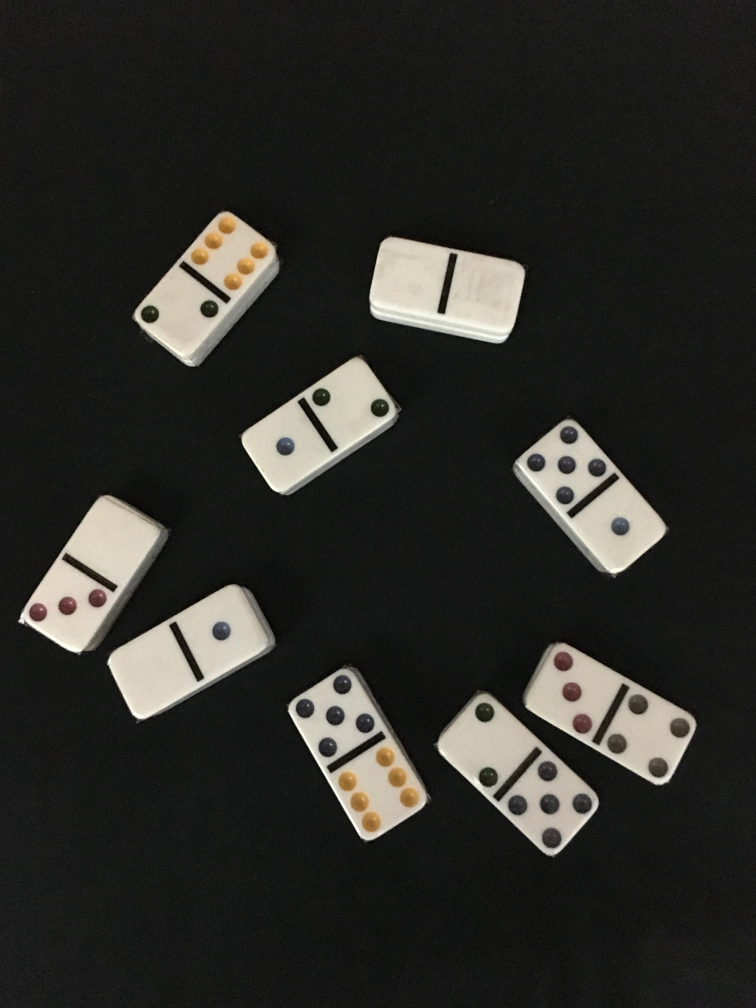
#> input picture images/IMG_6188.jpg, 2268 x 3024 px (shown at 1/3 size); its folder holds only this picture in this run
$ python preprosessing.py   (older library calls are emulated)
#> lines starting #> are read from the running program, lines starting #| are printed output that depends on the picture; after the words box and inside, x2 and y2 are one past the last pixel; in counts of white or black regions, pixels touching at a corner belong together
# -*- coding: utf-8 -*-
"""
Created on Sun Dec  8 15:53:46 2019

@author: anana
"""

import numpy as np
import matplotlib as mpl
import matplotlib.pyplot as plt
import cv2 as cv
import os


# load images
folder  = "images"
images = []
for filename in os.listdir(folder):
    img = cv.imread(os.path.join(folder,filename))
#> img is the input picture: shape (3024, 2268, 3); mean B, G, R 41.4, 44.7, 45.6
    if img is not None:
        images.append(img)
bwImg = []
edgeImg = []
colorImg = []
contoursAll = []
areas = []

# figEdge, axEdge = plt.subplots(5, 6, sharex=True, sharey=True, dpi=300)
# figBw, axBw = plt.subplots(5, 6, sharex=True, sharey=True, dpi=300)
figIm, axIm = plt.subplots(1, 3, dpi = 300)

# preprosessing
contrast = 1.0
for i in range(len(images)):
    img = images[i]
    img = cv.resize(img, (200, 266))
    # change constrast
    img = np.minimum(255*np.ones((266, 200, 3)), img*contrast)
    # make colorfull pixels darker
    pixelStd = np.dstack((2*np.std(img, axis = 2), )*3)
    img = np.maximum(255*np.zeros((266, 200, 3)), img - pixelStd)
    img = np.asarray(img, dtype="uint8" )
    # turn image to grayscale
    bw = cv.cvtColor(img, cv.COLOR_BGR2GRAY)
    # set background to black
    (thres, bw) = cv.threshold(bw, 70, 255, cv.THRESH_TOZERO)
    # canny edge
    edge = cv.Canny(bw, 200, 200)
    # bw = cv.adaptiveThreshold(bw, 255, cv.ADAPTIVE_THRESH_GAUSSIAN_C,\
    #                            cv.THRESH_BINARY,101,2)
    (thres, bw) = cv.threshold(bw,0,255,cv.THRESH_BINARY+cv.THRESH_OTSU)
    (im2, contours, hierarchy) = cv.findContours(bw, cv.RETR_TREE, cv.CHAIN_APPROX_SIMPLE)
    dominoContours = []
    for cont in contours:
        if (cv.contourArea(cont) > 400
            and cv.contourArea(cont) < 1800
            and cv.isContourConvex):
            dominoContours.append(cont)
            areas.append(cv.contourArea(cont))
            rect = cv.minAreaRect(cont)
            box = cv.boxPoints(rect)
            box = np.int0(box)
            cv.drawContours(img,[box],0,(0,0,255),2)
            # check for the color?
    # cv.drawContours(img, dominoContours, -1, (0,200,0), 1)
    bwImg.append(bw)
    edgeImg.append(edge)
    colorImg.append(img)
    contoursAll.append(dominoContours)
#> this loop made 1 pass
#> pass 1, `img = cv.resize(img, (200, 266))`:
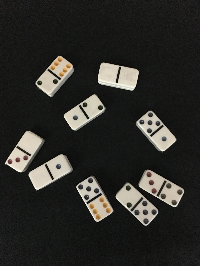
#> img: shape (266, 200, 3); mean B, G, R 41.3, 44.7, 45.5
#> pass 1, `pixelStd = np.dstack((2*np.std(img, axis = 2), )*3)`:
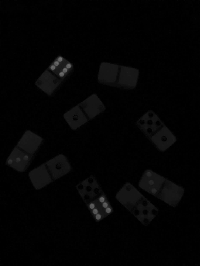
#> pixelStd: shape (266, 200, 3) float64; min 0, max 106.7, mean 4.1
#> pass 1, `img = np.maximum(255*np.zeros((266, 200, 3)), img - pixelStd)`:
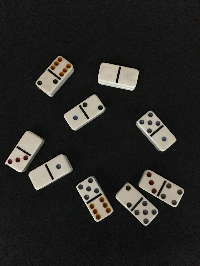
#> img: shape (266, 200, 3) float64; mean B, G, R 37.2, 40.5, 41.4
#> after the loop:
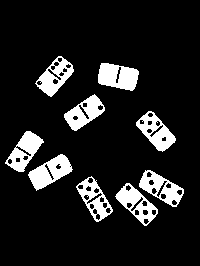
#> bw: shape (266, 200); 12.5% white; 9 white regions, largest, box (x1, y1, x2, y2) and area: (98, 63, 139, 91) 824, (28, 154, 73, 191) 820, (136, 111, 176, 152) 740
#> after the loop:
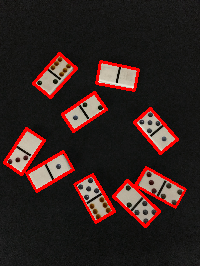
#> img: shape (266, 200, 3); mean B, G, R 32.2, 35, 52.3
#> after the loop, areas = [857, 825.5, 852, 816, 760.5, 816.5, 756.5, 800.5, 803]; bwImg = 1 item; colorImg = 1 item; contoursAll = 1 item; edgeImg = 1 item
    # axBw[i//6, i%6].imshow(bw, cmap='binary')
    # axEdge[i//6, i%6].imshow(edge, cmap='binary')


# display one image on a large axis for further examination
displayID = 11
# axIm[0].imshow(edgeImg[displayID], cmap='binary')
#> (the run stopped early here; a loop or call above may not have finished)

$ run again, on images/IMG_6193.jpg
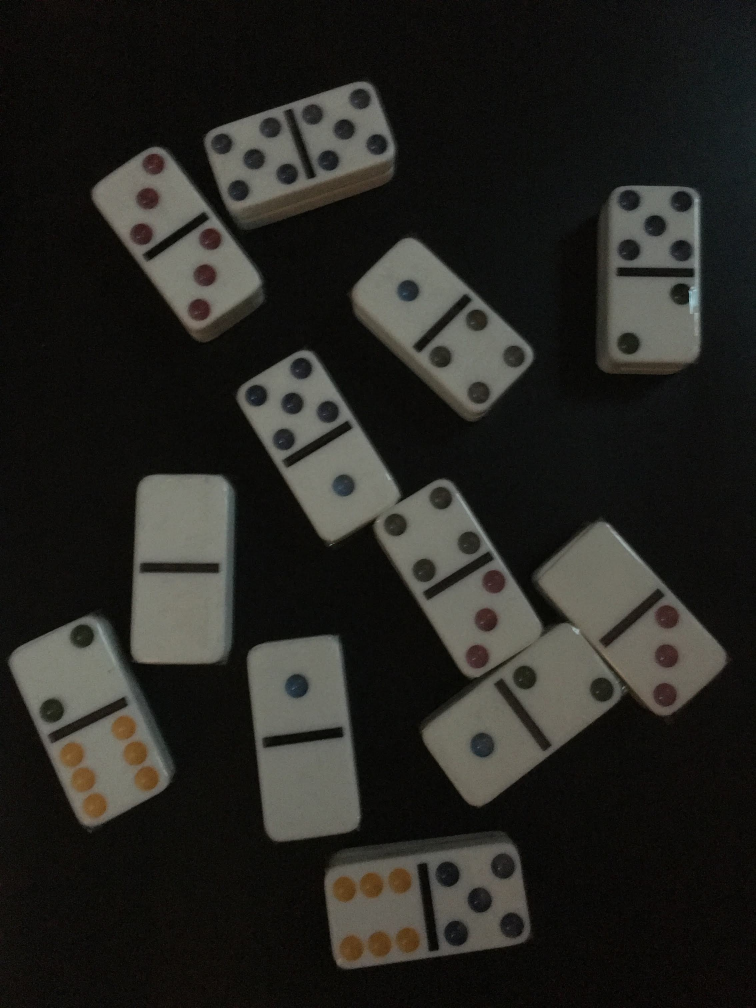
#> input picture images/IMG_6193.jpg, 2268 x 3024 px (shown at 1/3 size)
#> img is the input picture: shape (3024, 2268, 3); mean B, G, R 34, 38, 38.5
#> the loop `for i in range(len(images)):` made 1 pass
#> after the loop `for i in range(len(images)):`:
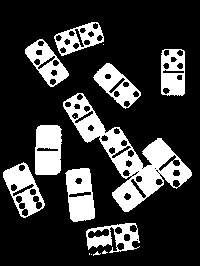
#> bw: shape (266, 200); 22.1% white; 15 white regions (6 under 20 px), largest, box (x1, y1, x2, y2) and area: (63, 93, 192, 212) 4049, (35, 125, 62, 175) 1209, (65, 168, 95, 222) 1195
#> after the loop `for i in range(len(images)):`:
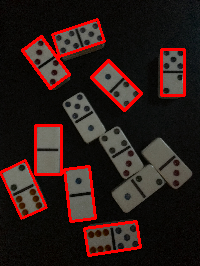
#> img: shape (266, 200, 3); mean B, G, R 25.4, 28.8, 46.3
#> after the loop `for i in range(len(images)):`: areas = [964.5, 1220.5, 1304, 1191, 1050.5, 1032, 1040, 989.5]; bwImg = 1 item

$ run again, on images/IMG_6194.jpg
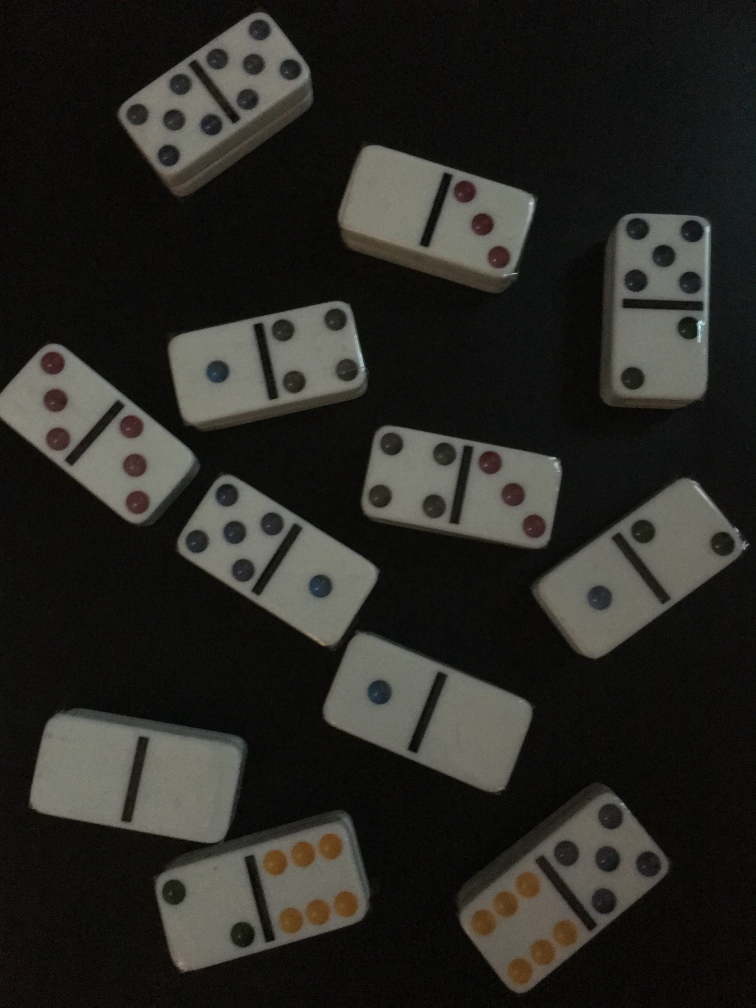
#> input picture images/IMG_6194.jpg, 2268 x 3024 px (shown at 1/3 size)
#> img is the input picture: shape (3024, 2268, 3); mean B, G, R 35.7, 39.8, 40.6
#> the loop `for i in range(len(images)):` made 1 pass
#> after the loop `for i in range(len(images)):`:
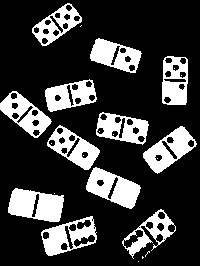
#> bw: shape (266, 200); 23.2% white; 24 white regions (12 under 20 px), largest, box (x1, y1, x2, y2) and area: (8, 188, 64, 222) 1347, (86, 167, 141, 209) 1240, (143, 126, 197, 174) 1145
#> after the loop `for i in range(len(images)):`:
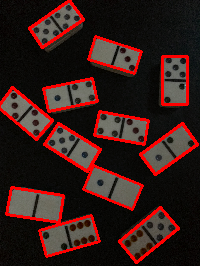
#> img: shape (266, 200, 3); mean B, G, R 25.1, 28.5, 55.3
#> after the loop `for i in range(len(images)):`: areas = [1379.5, 1056, 1339, 1272.5, 1253, 1189, 1158.5, 1197, 1109, 1125.5, 1079, 1066]; bwImg = 1 item

$ run again, on images/IMG_6195.jpg
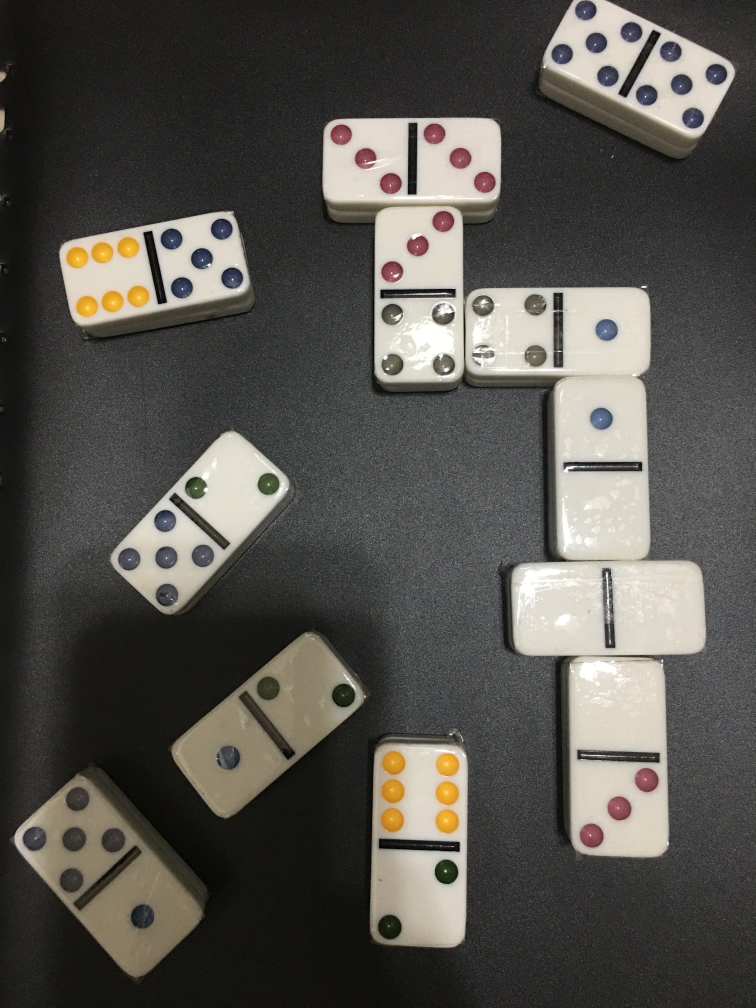
#> input picture images/IMG_6195.jpg, 2268 x 3024 px (shown at 1/3 size)
#> img is the input picture: shape (3024, 2268, 3); mean B, G, R 77.7, 83, 85.5
#> the loop `for i in range(len(images)):` made 1 pass
#> after the loop `for i in range(len(images)):`:
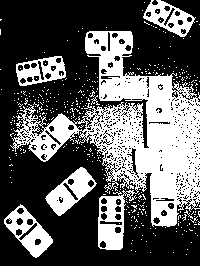
#> bw: shape (266, 200); 36.3% white; 390 white regions (384 under 20 px), largest, box (x1, y1, x2, y2) and area: (10, 31, 200, 250) 14701, (45, 167, 97, 216) 1108, (4, 204, 53, 258) 1072, (143, 0, 196, 37) 853, (16, 56, 66, 86) 808, (91, 95, 100, 105) 28
#> after the loop `for i in range(len(images)):`:
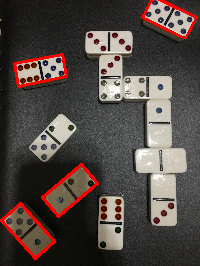
#> img: shape (266, 200, 3); mean B, G, R 67.9, 72.3, 83
#> after the loop `for i in range(len(images)):`: areas = [1263, 1186.5, 1043.5, 1023.5]; bwImg = 1 item
